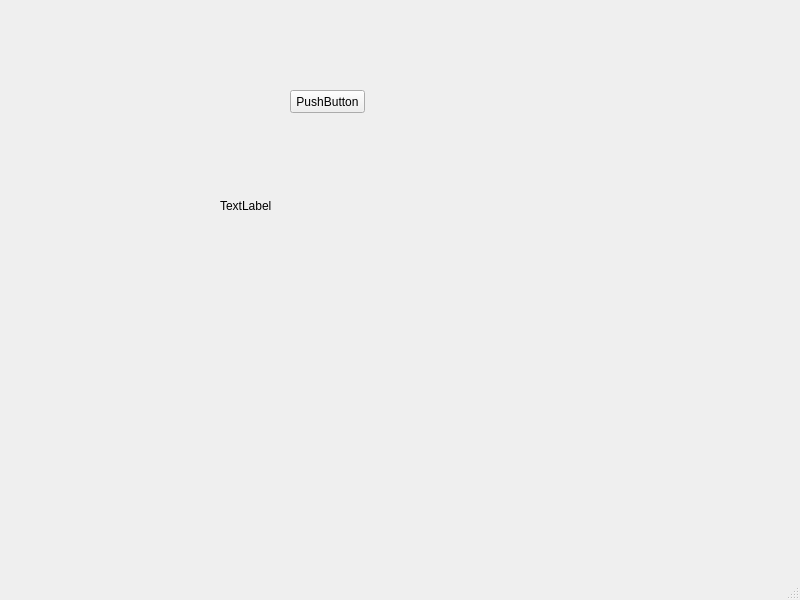
<?xml version="1.0" encoding="UTF-8"?>
<ui version="4.0">
 <class>MainWindow</class>
 <widget class="QMainWindow" name="MainWindow">
  <property name="geometry">
   <rect>
    <x>0</x>
    <y>0</y>
    <width>800</width>
    <height>600</height>
   </rect>
  </property>
  <property name="windowTitle">
   <string>MainWindow</string>
  </property>
  <widget class="QWidget" name="centralwidget">
   <widget class="QPushButton" name="pushButton">
    <property name="geometry">
     <rect>
      <x>290</x>
      <y>90</y>
      <width>75</width>
      <height>23</height>
     </rect>
    </property>
    <property name="text">
     <string>PushButton</string>
    </property>
   </widget>
   <widget class="QLabel" name="label">
    <property name="geometry">
     <rect>
      <x>220</x>
      <y>200</y>
      <width>54</width>
      <height>12</height>
     </rect>
    </property>
    <property name="text">
     <string>TextLabel</string>
    </property>
   </widget>
  </widget>
  <widget class="QMenuBar" name="menubar">
   <property name="geometry">
    <rect>
     <x>0</x>
     <y>0</y>
     <width>800</width>
     <height>23</height>
    </rect>
   </property>
  </widget>
  <widget class="QStatusBar" name="statusbar"/>
 </widget>
 <resources/>
 <connections/>
</ui>
